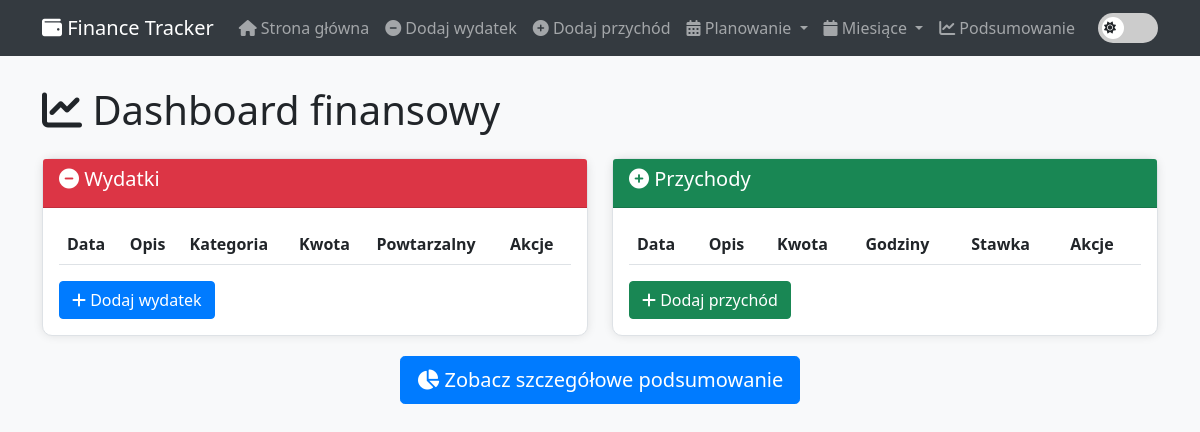
The app's page /, older data.
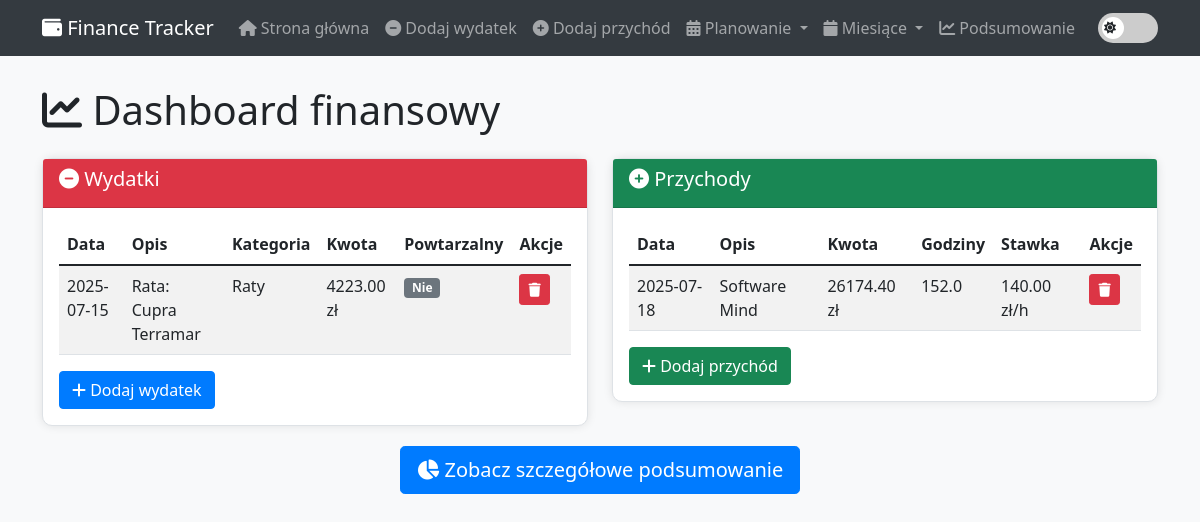
The same page, newer data.
### tables this page shows
CREATE TABLE expenses (
            id INTEGER PRIMARY KEY AUTOINCREMENT,
            description TEXT NOT NULL,
            amount REAL NOT NULL,
            category TEXT,
            date TEXT NOT NULL,
            is_recurring BOOLEAN DEFAULT 0,
            recurring_months INTEGER DEFAULT 1,
            created_at TEXT DEFAULT CURRENT_TIMESTAMP
        );

CREATE TABLE income (
            id INTEGER PRIMARY KEY AUTOINCREMENT,
            description TEXT NOT NULL,
            amount REAL NOT NULL,
            date TEXT NOT NULL,
            hours REAL,
            hourly_rate REAL,
            vat_rate REAL DEFAULT 23.0,
            tax_rate REAL DEFAULT 12.0,
            created_at TEXT DEFAULT CURRENT_TIMESTAMP
        );

### app.py (the view)
@app.route('/')
def index():
    conn = get_db_connection()
    expenses = conn.execute('SELECT * FROM expenses ORDER BY date DESC').fetchall()
    income = conn.execute('SELECT * FROM income ORDER BY date DESC').fetchall()
    recurring = conn.execute('SELECT * FROM recurring_transactions ORDER BY date DESC').fetchall()
    conn.close()
    return render_template('index.html', expenses=expenses, income=income, recurring=recurring)

### app.py (called while the page is built)
@app.context_processor
def inject_current_date():
    now = datetime.now()
    return dict(current_year=now.year, current_month=now.month)

def get_db_connection():
    conn = sqlite3.connect(DATABASE)
    conn.row_factory = sqlite3.Row
    return conn

### templates/index.html (shortened to what the changed rows need)
{% extends "base.html" %}
{% block content %}
<div class="row">
    <div class="col-md-12">
        <h1 class="mb-4">
            <i class="fas fa-chart-line"></i> Dashboard finansowy
        </h1>
    </div>
</div>
<div class="row">
    <div class="col-md-6">
        <div class="card">
            <div class="card-body">
                <div class="table-responsive">
                    <table class="table table-striped">
                        <thead>
                            <tr>
                                <th>Data</th>
                                <th>Opis</th>
                                <th>Kategoria</th>
                                <th>Kwota</th>
                                <th>Powtarzalny</th>
                                <th>Akcje</th>
                            </tr>
                        </thead>
                        <tbody>
                            {% for expense in expenses %}
                            <tr>
                                <td>{{ expense.date }}</td>
                                <td>{{ expense.description }}</td>
                                <td>{{ expense.category or 'Brak' }}</td>
                                <td>{{ "%.2f"|format(expense.amount) }} zł</td>
                                <td>
                                    {% if expense.is_recurring %}
                                        <span class="badge bg-info">{{ expense.recurring_months }} mies.</span>
                                    {% else %}
                                        <span class="badge bg-secondary">Nie</span>
                                    {% endif %}
                                </td>
                                <td>
                                    <a href="{{ url_for('delete_expense', id=expense.id) }}"
                                       class="btn btn-danger btn-sm"
                                       onclick="return confirm('Czy na pewno chcesz usunąć ten wydatek?')">
                                        <i class="fas fa-trash"></i>
                                    </a>
                                </td>
                            </tr>
                            {% endfor %}
                        </tbody>
                    </table>
                </div>
            </div>
        </div>
    </div>
    <div class="col-md-6">
        <div class="card">
            <div class="card-body">
                <div class="table-responsive">
                    <table class="table table-striped">
                        <thead>
                            <tr>
                                <th>Data</th>
                                <th>Opis</th>
                                <th>Kwota</th>
                                <th>Godziny</th>
                                <th>Stawka</th>
                                <th>Akcje</th>
                            </tr>
                        </thead>
                        <tbody>
                            {% for income in income %}
                            <tr>
                                <td>{{ income.date }}</td>
                                <td>{{ income.description }}</td>
                                <td>{{ "%.2f"|format(income.amount) }} zł</td>
                                <td>{{ income.hours or '-' }}</td>
                                <td>{{ ("%.2f"|format(income.hourly_rate) + ' zł/h') if income.hourly_rate else '-' }}</td>
                                <td>
                                    <a href="{{ url_for('delete_income', id=income.id) }}"
                                       class="btn btn-danger btn-sm"
                                       onclick="return confirm('Czy na pewno chcesz usunąć ten przychód?')">
                                        <i class="fas fa-trash"></i>
                                    </a>
                                </td>
                            </tr>
                            {% endfor %}
                        </tbody>
                    </table>
                </div>
            </div>
        </div>
    </div>
</div>
{% endblock %}

Row changes from the older to the newer data that the page shows:
added expenses: date "2025-07-15", description "Rata: Cupra Terramar", category "Raty", amount "4223.00", is_recurring "Nie"
added income: date "2025-07-18", description "Software Mind", amount "26174.40", hours "152.0", hourly_rate "140.00 zł/h"
